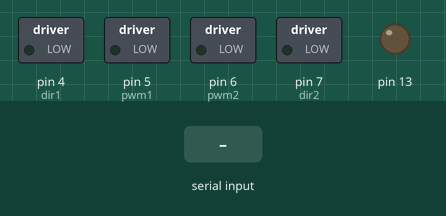
Simulated run of this sketch. Board: Arduino Uno, built with avr-gcc and run on an emulated ATmega328P. Parts: switched loads named in the sketch (green lamp = pin HIGH), output pins drawn as LEDs (lit = HIGH). The test bench sets the inputs (shaded band). What the sketch prints to the serial monitor is not drawn.

Above: at 2.9 s.
3.0 s: "6" received over Serial
At 3.4 s:
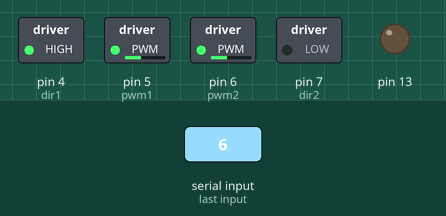
4.5 s: "5" received over Serial
At 5.7 s:
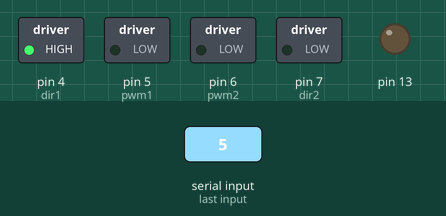
6.0 s: "8" received over Serial
At 6.9 s:
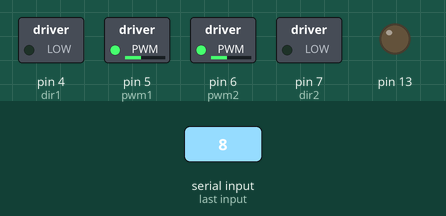
7.5 s: "4" received over Serial
At 8.0 s:
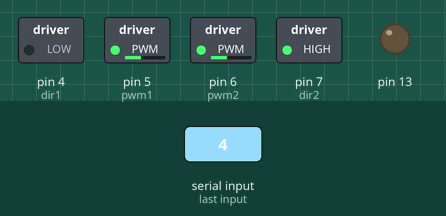
9.0 s: "2" received over Serial
At 10.2 s:
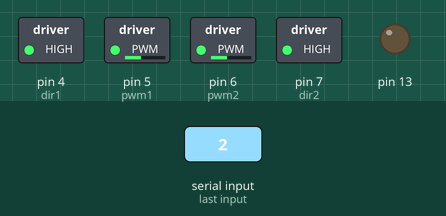
10.5 s: "5" received over Serial
At 11.5 s:
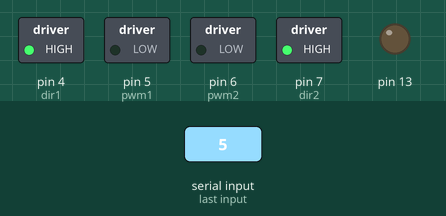
Timing chart, 0 to 13.0 s (numbered marks = the images above; inputs shaded):
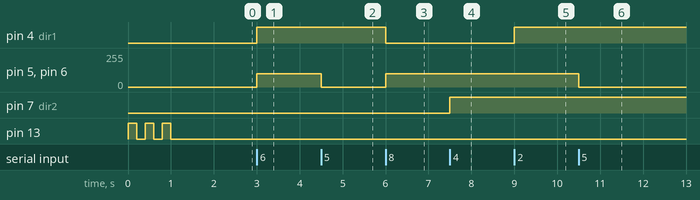

Measured:
- after the input at 3.0 s, pin 4 (dir1): LOW → HIGH at once; pin 5 (pwm1), pin 6 (pwm2): 0/255 → 100/255 at once
- after the input at 4.5 s, pin 5 (pwm1), pin 6 (pwm2): 100/255 → 0/255 at once
- after the input at 6.0 s, pin 4 (dir1): HIGH → LOW at once; pin 5 (pwm1), pin 6 (pwm2): 0/255 → 100/255 at once
- after the input at 7.5 s, pin 7 (dir2): LOW → HIGH at once
- after the input at 9.0 s, pin 4 (dir1): LOW → HIGH at once
- after the input at 10.5 s, pin 5 (pwm1), pin 6 (pwm2): 100/255 → 0/255 at once

The sketch:

SmartCar.ino
```cpp
/*
buletooth car
This sketch is written for buletooth car.The version 1.0 was created on 28 October 2015.

Components:
arduino UNO board
motor driver shield
bluetooth shield

 Circuit:
 * motor1/2 speed attached to digital pin 5
 * motor1/2 direction attached to digital pin 4
 * motor3/4 speed attached to digital pin 6
 * motor3/4 direction attached to digital pin 7
 * bluetooth shield  attached to pins 0(RX), 1(TX)

 created 28 October 2015
 by Yu Hui
*/
char charreceive;
//小电机请将数值调小
int speed1=100;//小车速度控制0~255，数值越大，速度越快
int pwm1 = 5;
int pwm2 = 6;
int dir1 = 4;
int dir2 = 7;

void goforward();
void goleft();
void goright();
void goback();
void stopcommand();

void setup() {
  // put your setup code here, to run once:
  pinMode(dir1,OUTPUT);
  pinMode(dir2,OUTPUT);
  pinMode(13,OUTPUT);
  digitalWrite(13, HIGH);   // turn the LED on (HIGH is the voltage level)
  delay(200);              // wait for a second
  digitalWrite(13, LOW);    // turn the LED off by making the voltage LOW
  delay(200);              // wait for a second
  digitalWrite(13, HIGH);   // turn the LED on (HIGH is the voltage level)
  delay(200);              // wait for a second
  digitalWrite(13, LOW);    // turn the LED off by making the voltage LOW
  delay(200);              // wait for a second
  digitalWrite(13, HIGH);   // turn the LED on (HIGH is the voltage level)
  delay(200);              // wait for a second
  digitalWrite(13, LOW);    // turn the LED off by making the voltage LOW
  delay(200);              // wait for a second
   //闪三次灯，表示程序开始运行
  Serial.begin(9600);
  Serial.println("Xmaker_Car begin...");
  delay(500);
}

void loop() {
  // put your main code here, to run repeatedly:

  if(Serial.available())
   {
    charreceive=char(Serial.read());
    Serial.println("get:"+charreceive);
    switch(charreceive)
    {
      case '8':goforward();break;
      case '4':goleft();break;
      case '6':goright();break;
      case '2':goback();break;
      case '5':stopcommand();break;
      default:Serial.println("error");
     }
    }

}
void goforward(){
 digitalWrite(dir1,0);
 digitalWrite(dir2,0);
 analogWrite(pwm1,speed1);
 analogWrite(pwm2,speed1);
}
void goback(){
 digitalWrite(dir1,1);
 digitalWrite(dir2,1);
 analogWrite(pwm1,speed1);
 analogWrite(pwm2,speed1);
}
void goleft(){
 digitalWrite(dir1,0);
 digitalWrite(dir2,1);
 analogWrite(pwm1,speed1);
 analogWrite(pwm2,speed1);
}
void goright(){
 digitalWrite(dir1,1);
 digitalWrite(dir2,0);
 analogWrite(pwm1,speed1);
 analogWrite(pwm2,speed1);
}

void stopcommand(){
 analogWrite(pwm1,0);
 analogWrite(pwm2,0);
}
```
